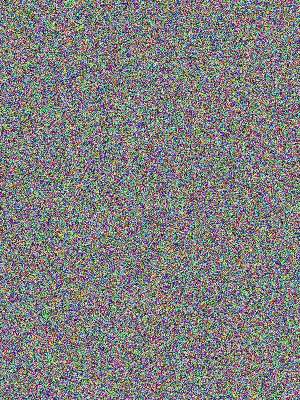
#> input picture ai_model/tests/synthetic_fixtures/raw/20990101_120000.jpg, 300 x 400 px; its folder holds only this picture in this run
$ python -i quality.py   (imports and definitions only)   (older library calls are emulated)
#> lines starting #> are read from the running program, lines starting #| are printed output that depends on the picture
"""
quality.py
==========
Image and ROI quality checks for the conjunctiva anaemia screening pipeline.

All checks return a QualityResult named tuple. Images that fail any check should
be rejected from the CV pipeline (they will not produce reliable model input).

Checks implemented
------------------
1. Invalid image        — cannot be loaded at all (corrupted, zero-byte, wrong format)
2. Low resolution       — min(H, W) below MIN_DIMENSION; image too small to extract
                          meaningful colour/texture features from the ROI
3. Excessive brightness — mean L-channel luminance above BRIGHT_THRESHOLD; indicates
                          blown-out / over-exposed images where tissue colour is lost
4. Excessive darkness   — mean L-channel luminance below DARK_THRESHOLD; near-black
                          images where the ROI is invisible
5. Blur                 — Laplacian variance below BLUR_THRESHOLD; indicates motion
                          blur or extreme de-focus that destroys texture features.
                          Laplacian variance is a standard, fast, reference-free
                          blur estimator (suitable for deployment without a
                          reference image)
6. Poor ROI coverage    — the ROI mask covers less than MIN_ROI_COVERAGE_FRACTION of
                          the image; likely a mis-captured or mis-aligned image

Threshold justification
-----------------------
Thresholds below are heuristic defaults, not clinically validated cut-offs.
They are intentionally named constants so they can be adjusted without code changes.
The correct values for any specific deployment context should be validated against
real images from that context. Do NOT present these thresholds as medically validated
quality criteria.

These checks are designed to be applied at two points in the pipeline:
  A. On the full raw image BEFORE ROI extraction.
  B. On the extracted ROI AFTER extraction (via check_roi_quality).
"""

import logging
from typing import NamedTuple, Optional

import cv2
import numpy as np

logger = logging.getLogger(__name__)

# ---------------------------------------------------------------------------
# Thresholds (all heuristic — see module docstring)
# ---------------------------------------------------------------------------

# Minimum accepted dimension (pixels) in the shorter axis of the image.
# Below this, the image is likely too small to contain useful conjunctiva detail.
MIN_DIMENSION: int = 100

# Laplacian variance threshold below which an image is considered too blurry.
# Value calibrated for conjunctiva images resized to roughly 224×224;
# may need tuning at full raw resolution.
BLUR_THRESHOLD: float = 50.0

# L-channel (in CIE LAB, L in [0,100]) mean luminance thresholds.
# Values from OpenCV's LAB conversion where L is in [0, 255] range.
DARK_THRESHOLD: float = 20.0   # L < 20/255 → near-black image
BRIGHT_THRESHOLD: float = 230.0  # L > 230/255 → near-white / blown-out image

# Minimum fraction of image pixels that must be inside the ROI mask.
# Below this, the mask likely didn't align properly with the image.
MIN_ROI_COVERAGE_FRACTION: float = 0.01


class QualityResult(NamedTuple):
    """
    Result of a quality check.

    Attributes:
        passed:  True if the image meets all quality criteria.
        reason:  Human-readable explanation. 'OK' if passed.
        metrics: Dict of computed metric values (blur_score, mean_luminance, etc.)
                 for logging / downstream inspection.
        checks:  Dict[check_name, bool] — individual pass/fail for each check.
    """
    passed: bool
    reason: str
    metrics: dict
    checks: dict


def _compute_blur_score(gray: np.ndarray) -> float:
    """
    Return the Laplacian variance of a grayscale image as a blur score.
    Higher = sharper. Below BLUR_THRESHOLD = too blurry.
    """
    lap = cv2.Laplacian(gray, cv2.CV_64F)
    return float(lap.var())


def _compute_luminance_stats(rgb: np.ndarray) -> dict:
    """
    Convert RGB [0,255] uint8 to CIE LAB and return L-channel statistics.
    OpenCV LAB L is in [0, 255] when input is uint8.
    """
    lab = cv2.cvtColor(rgb, cv2.COLOR_RGB2LAB)
    l_channel = lab[:, :, 0].astype(np.float32)
    return {
        "mean_luminance": float(l_channel.mean()),
        "std_luminance": float(l_channel.std()),
        "min_luminance": float(l_channel.min()),
        "max_luminance": float(l_channel.max()),
    }


def check_image_quality(
    rgb: np.ndarray,
    blur_threshold: float = BLUR_THRESHOLD,
    dark_threshold: float = DARK_THRESHOLD,
    bright_threshold: float = BRIGHT_THRESHOLD,
    min_dimension: int = MIN_DIMENSION,
) -> QualityResult:
    """
    Run all quality checks on a raw image (before ROI extraction).

    Args:
        rgb:              (H, W, 3) uint8 RGB array (EXIF-corrected, not yet cropped).
        blur_threshold:   Laplacian variance threshold (default: BLUR_THRESHOLD).
        dark_threshold:   L-channel mean threshold for darkness (default: DARK_THRESHOLD).
        bright_threshold: L-channel mean threshold for brightness (default: BRIGHT_THRESHOLD).
        min_dimension:    Minimum acceptable shorter-axis dimension (default: MIN_DIMENSION).

    Returns:
        QualityResult. If passed=False, `reason` explains the first failing check.
    """
#> called with blur_threshold = 50, dark_threshold = 20, bright_threshold = 230, min_dimension = 100
    if rgb is None or not isinstance(rgb, np.ndarray):
        return QualityResult(
            passed=False,
            reason="invalid_image: input is None or not an array",
            metrics={},
            checks={"valid_array": False},
        )

    if rgb.ndim != 3 or rgb.shape[2] != 3:
        return QualityResult(
            passed=False,
            reason=f"invalid_image: expected (H,W,3) array, got shape {rgb.shape}",
            metrics={},
            checks={"valid_array": False},
        )

    h, w = rgb.shape[:2]
#> h = 400; w = 300
    metrics = {
        "height": h,
        "width": w,
        "min_dimension": min(h, w),
    }
    checks = {}
    failure_reason = "OK"

    # --- Check 1: resolution ---
    checks["min_dimension"] = min(h, w) >= min_dimension
    if not checks["min_dimension"]:
        failure_reason = (
            f"low_resolution: min(H,W)={min(h,w)} < threshold {min_dimension}"
        )

    # --- Check 2: blur ---
    gray = cv2.cvtColor(rgb, cv2.COLOR_RGB2GRAY)
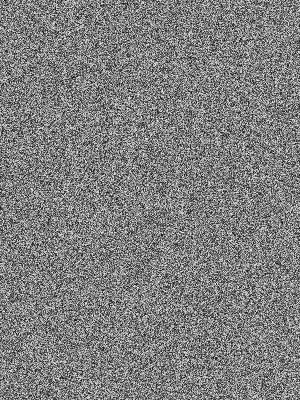
#> gray: shape (400, 300); min 2, max 253, mean 127
    blur_score = _compute_blur_score(gray)
#> in _compute_blur_score, `lap = cv2.Laplacian(gray, cv2.CV_64F)`:
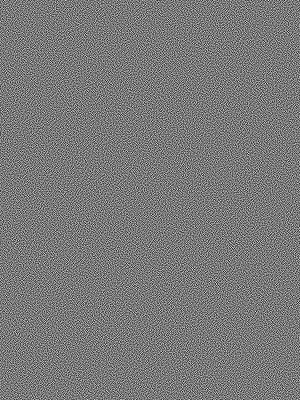
#> lap: shape (400, 300) float64; min -702, max 769, mean 0; drawn with min black and max white
#> blur_score = 48495.5
    metrics["blur_score"] = blur_score
    checks["not_blurry"] = blur_score >= blur_threshold
    if not checks["not_blurry"] and failure_reason == "OK":
        failure_reason = (
            f"blurry: Laplacian_var={blur_score:.2f} < threshold {blur_threshold}"
        )

    # --- Check 3 & 4: luminance ---
    lum_stats = _compute_luminance_stats(rgb)
#> in _compute_luminance_stats, `lab = cv2.cvtColor(rgb, cv2.COLOR_RGB2LAB)`: lab: shape (400, 300, 3); mean of channels 0, 1, 2 135.2, 129.4, 128.4
#> lum_stats = {'mean_luminance': 135.2, 'std_luminance': 50.16, 'min_luminance': 1, 'max_luminance': 253}
    metrics.update(lum_stats)
    mean_lum = lum_stats["mean_luminance"]
#> mean_lum = 135.2

    checks["not_too_dark"] = mean_lum >= dark_threshold
    if not checks["not_too_dark"] and failure_reason == "OK":
        failure_reason = (
            f"too_dark: mean_L={mean_lum:.2f} < threshold {dark_threshold}"
        )

    checks["not_too_bright"] = mean_lum <= bright_threshold
    if not checks["not_too_bright"] and failure_reason == "OK":
        failure_reason = (
            f"too_bright: mean_L={mean_lum:.2f} > threshold {bright_threshold}"
        )

    passed = all(checks.values())
#> passed = True
    return QualityResult(passed=passed, reason=failure_reason, metrics=metrics, checks=checks)


# [93 lines left out: functions check_roi_quality, check_image_from_path, not called in this run]

>>> import cv2
>>> picture = cv2.cvtColor(cv2.imread('../../tests/synthetic_fixtures/raw/20990101_120000.jpg'), cv2.COLOR_BGR2RGB)
>>> result = check_image_quality(picture)

$ run again, on ai_model/tests/synthetic_fixtures/raw/20990102_130500.jpg
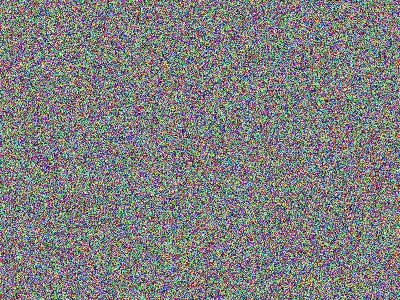
#> input picture ai_model/tests/synthetic_fixtures/raw/20990102_130500.jpg, 400 x 300 px
#> in check_image_quality, `gray = cv2.cvtColor(rgb, cv2.COLOR_RGB2GRAY)`:
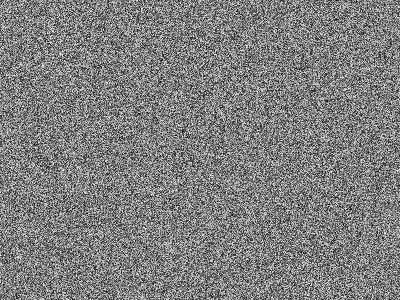
#> gray: shape (300, 400); min 2, max 254, mean 127
#> in _compute_blur_score, `lap = cv2.Laplacian(gray, cv2.CV_64F)`:
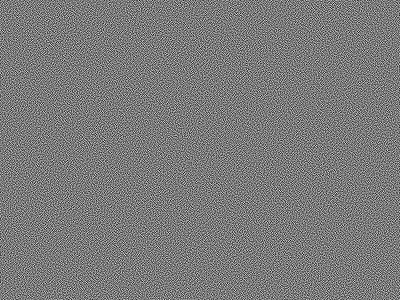
#> lap: shape (300, 400) float64; min -693, max 744, mean 0; drawn with min black and max white
#> blur_score = 49023.2
#> lab: shape (300, 400, 3); mean of channels 0, 1, 2 135.4, 129, 128.6
#> lum_stats = {'mean_luminance': 135.4, 'std_luminance': 50.14, 'min_luminance': 1, 'max_luminance': 254}
#> mean_lum = 135.4
#> passed = True

$ run again, on ai_model/tests/synthetic_fixtures/raw/20990104_150000.jpg
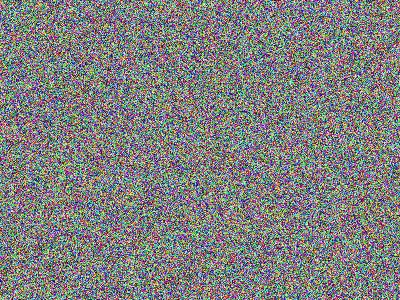
#> input picture ai_model/tests/synthetic_fixtures/raw/20990104_150000.jpg, 400 x 300 px
#> in check_image_quality, `gray = cv2.cvtColor(rgb, cv2.COLOR_RGB2GRAY)`:
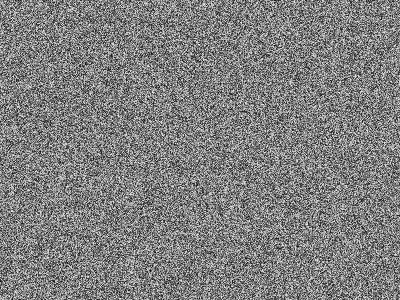
#> gray: shape (300, 400); min 1, max 253, mean 127.2
#> in _compute_blur_score, `lap = cv2.Laplacian(gray, cv2.CV_64F)`:
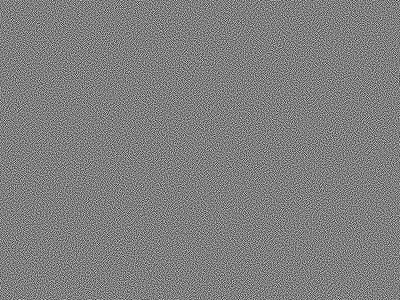
#> lap: shape (300, 400) float64; min -756, max 752, mean 0; drawn with min black and max white
#> blur_score = 49032.4
#> lab: shape (300, 400, 3); mean of channels 0, 1, 2 135.5, 129.1, 128.5
#> lum_stats = {'mean_luminance': 135.5, 'std_luminance': 50.26, 'min_luminance': 1, 'max_luminance': 253}
#> mean_lum = 135.5
#> passed = True

$ run again, on ai_model/tests/synthetic_fixtures/raw/20990105_160000.jpg
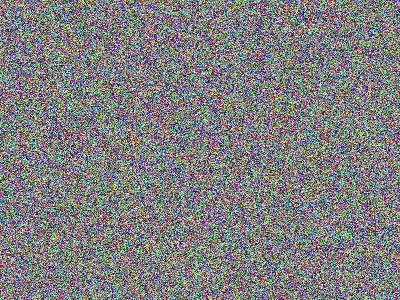
#> input picture ai_model/tests/synthetic_fixtures/raw/20990105_160000.jpg, 400 x 300 px
#> in check_image_quality, `gray = cv2.cvtColor(rgb, cv2.COLOR_RGB2GRAY)`:
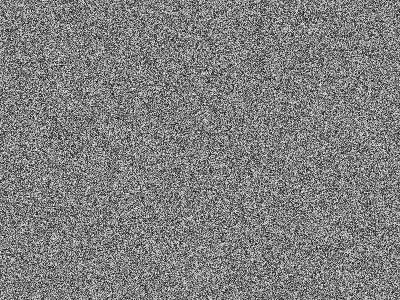
#> gray: shape (300, 400); min 2, max 252, mean 127
#> in _compute_blur_score, `lap = cv2.Laplacian(gray, cv2.CV_64F)`:
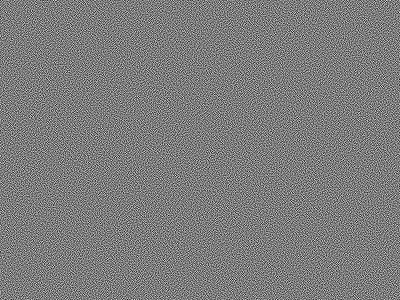
#> lap: shape (300, 400) float64; min -722, max 753, mean 0; drawn with min black and max white
#> blur_score = 48876.5
#> lab: shape (300, 400, 3); mean of channels 0, 1, 2 135.3, 129.2, 128.2
#> lum_stats = {'mean_luminance': 135.3, 'std_luminance': 50.23, 'min_luminance': 1, 'max_luminance': 253}
#> mean_lum = 135.3
#> passed = True
